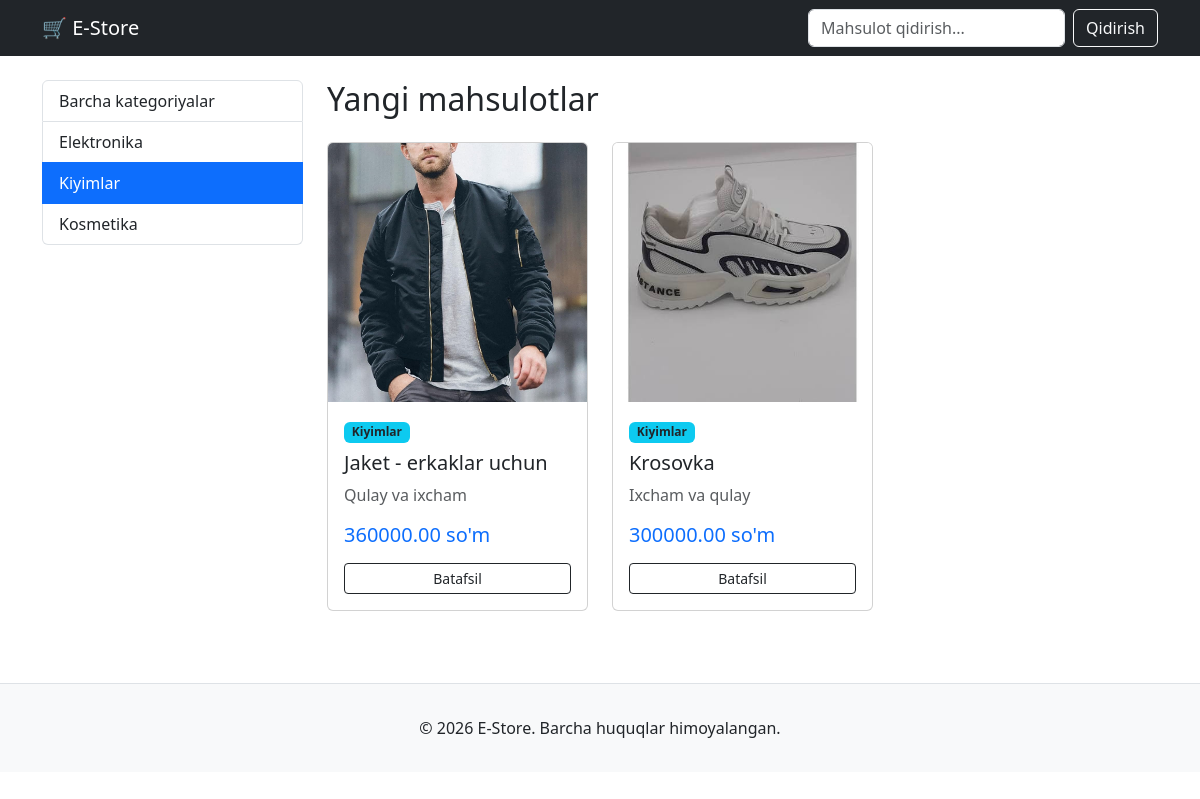
Page /category/kiyimlar/ on the committed database.
### products/models.py (models this page shows, shortened)
class Category(models.Model):
    name = models.CharField(max_length=100)
    slug = models.SlugField(max_length=100, unique=True)

class Product(models.Model):
    category = models.ForeignKey(Category, on_delete=models.CASCADE, related_name='products')
    name = models.CharField(max_length=200)
    description = models.TextField()
    price = models.DecimalField(max_digits=10, decimal_places=2)
    image = models.ImageField(upload_to='products/', blank=True)
    created_at = models.DateTimeField(auto_now_add=True)

### products/views.py (the view)
# urls.py: path('', home_page, name='home'),
def home_page(request, category_slug=None):
    categories = Category.objects.all()
    products = Product.objects.select_related('category').all().order_by('-created_at')
    query = request.GET.get('q')
    if query:
        products = products.filter(
            Q(name__icontains=query) | Q(description__icontains=query)
        )
    active_category = None
    if category_slug:
        active_category = get_object_or_404(Category, slug=category_slug)
        products = products.filter(category=active_category)
    context = {
        'products': products,
        'categories': categories,
        'active_category': active_category,
        'query': query,
    }
    return render(request, 'index.html', context)

### templates/index.html
{% extends 'base.html' %}
{% block content %}
<div class="row">
    <div class="col-md-3">
        <div class="list-group">
            <a href="{% url 'home' %}" class="list-group-item list-group-item-action {% if not active_category %}active{% endif %}">Barcha kategoriyalar</a>
            {% for category in categories %}
                <a href="{% url 'category_filter' category.slug %}"
                   class="list-group-item list-group-item-action {% if active_category.id == category.id %}active{% endif %}">
                    {{ category.name }}
                </a>
            {% endfor %}
        </div>
    </div>
    <div class="col-md-9">
        <h2 class="mb-4">Yangi mahsulotlar</h2>
        <div class="row">
            {% for product in products %}
                <div class="col-md-4 mb-4">
                    <div class="card h-100">
                        {% if product.image %}
                            <img src="{{ product.image.url }}" class="card-img-top" alt="{{ product.name }}">
                        {% else %}
                            <div class="bg-secondary text-white text-center py-5">Rasm yo'q</div>
                        {% endif %}
                        <div class="card-body">
                            <span class="badge bg-info text-dark mb-2">{{ product.category.name }}</span>
                            <h5 class="card-title">{{ product.name }}</h5>
                            <p class="card-text text-muted">{{ product.description|truncatewords:10 }}</p>
                            <h5 class="text-primary">{{ product.price }} so'm</h5>
                            <a href="{% url 'product_detail' product.id %}" class="btn btn-outline-dark btn-sm w-100 mt-2">Batafsil</a>
                        </div>
                    </div>
                </div>
            {% empty %}
                <div class="col-12">
                    <p class="alert alert-warning">Hozircha hech qanday mahsulot qo'shilmagan.</p>
                </div>
            {% endfor %}
        </div>
    </div>
</div>
{% endblock %}

### rows in the picture
Category: name "Elektronika"
Category: name "Kiyimlar"
Category: name "Kosmetika"
Product: image (picture), category.name "Kiyimlar", name "Jaket - erkaklar uchun", description "Qulay va ixcham", price "360000.00"
Product: image (picture), category.name "Kiyimlar", name "Krosovka", description "Ixcham va qulay", price "300000.00"
